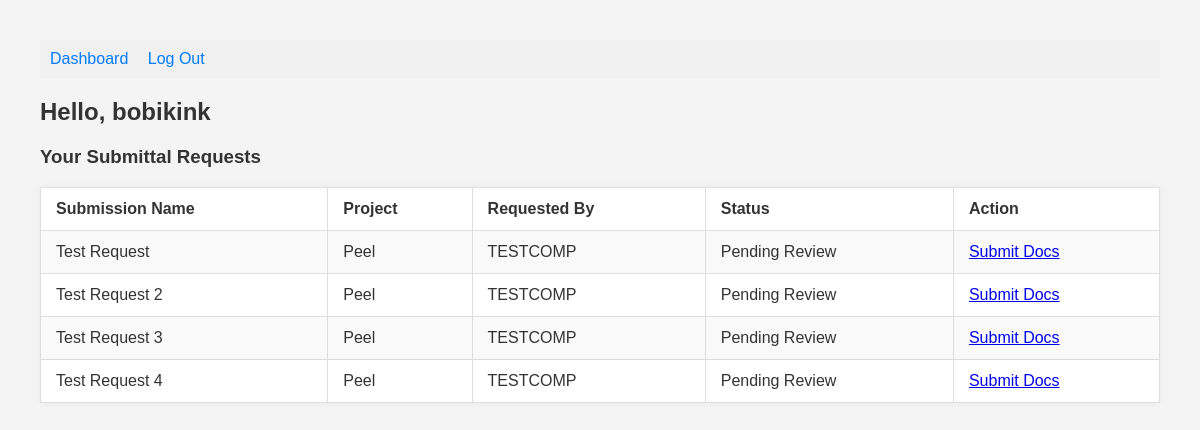
/submitter_dashboard (signed in), run on an earlier commit of the app's database.
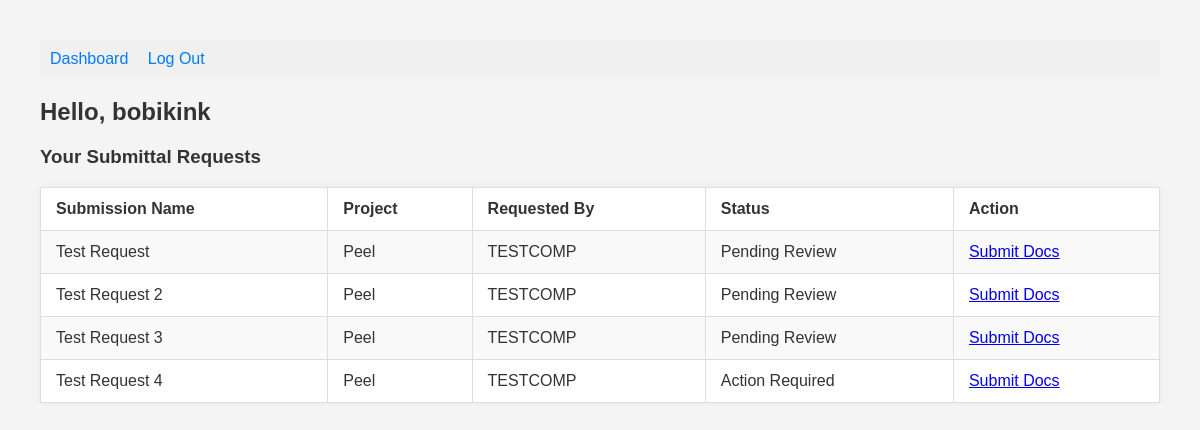
And on a later commit of the database.
### tables this page shows
CREATE TABLE submitting_users (
    id INTEGER PRIMARY KEY AUTOINCREMENT,
    login TEXT UNIQUE NOT NULL,
    password TEXT NOT NULL,
    email TEXT NOT NULL,
    token TEXT UNIQUE NOT NULL,
    invited_by INTEGER NOT NULL, name TEXT,
    FOREIGN KEY (invited_by) REFERENCES admin_users(id)
);

CREATE TABLE "requests" (
    id INTEGER PRIMARY KEY AUTOINCREMENT,
    project_id INTEGER NOT NULL,
    submitter_id INTEGER NOT NULL,
    requirement_set_id INTEGER NOT NULL,
    admin_id INTEGER NOT NULL,
    token TEXT UNIQUE,
    status TEXT DEFAULT 'pending review',
    date_requested TEXT DEFAULT CURRENT_TIMESTAMP
, name TEXT, description TEXT);

CREATE TABLE project (
    id INTEGER PRIMARY KEY AUTOINCREMENT,
    project_number INTEGER NOT NULL,
    project_name TEXT NOT NULL,
    project_admin_id INTEGER NOT NULL,
    FOREIGN KEY (project_admin_id) REFERENCES admin_users(id)
);

CREATE TABLE admin_users (
    id INTEGER PRIMARY KEY AUTOINCREMENT,
    login TEXT UNIQUE NOT NULL,
    password TEXT NOT NULL,
    email TEXT NOT NULL
, name TEXT);

### app.py (the view)
@app.route("/submitter_dashboard", methods=['GET', 'POST'])
def submitter_dashboard():
    if not session.get("submitter"):
        return redirect("/login")
    db = get_db()
    submitter_id = session.get("id")
    if not submitter_id and not session.get("submitter"):
        return redirect("/submitter_login")
    submitter = db.execute("SELECT * FROM submitting_users WHERE id = ?", (submitter_id,)).fetchone()
    sub_requests = db.execute("""
    SELECT
        requests.project_id,
        requests.admin_id,
        requests.token,
        requests.status,
        requests.name as request_name,
        admin_users.name AS gc_name,
        project.project_name
    FROM requests
    JOIN admin_users ON requests.admin_id = admin_users.id
    JOIN project ON requests.project_id = project.id
    WHERE requests.submitter_id = ?
""", (submitter_id,)).fetchall()
    return render_template("submitter_dashboard.html", submitter=submitter, sub_requests=sub_requests)

### app.py (called while the page is built)
def get_db():
    conn = sqlite3.connect("database.db")
    conn.row_factory = sqlite3.Row
    return conn

### templates/submitter_dashboard.html (shortened to what this page needs)
<!DOCTYPE html>
<html lang="en">
<head>
    <link rel="stylesheet" href="{{ url_for('static', filename='style.css') }}">
</head>
<body>
    <nav style="background-color: #f0f0f0; padding: 10px;">
        <a href="/submitter_dashboard" style="margin-right: 15px;">Dashboard</a>
        <a href="/logout">Log Out</a>
    </nav>
    <h2>Hello, {{ submitter['login'] }}</h2>
    <h3>Your Submittal Requests</h3>
    <table border="1" cellpadding="8" cellspacing="0">
        <tr>
            <th>Submission Name</th>
            <th>Project</th>
            <th>Requested By</th>
            <th>Status</th>
            <th>Action</th>
        </tr>
        {% for req in sub_requests %}
        <tr>
            <td>{{ req.request_name }}</td>
            <td>{{ req.project_name }}</td>
            <td>{{ req.gc_name }}</td>
            <td>{{ req.status.replace("_", " ").title() }}</td>
            <td><a href="/submission/{{ req.token }}">Submit Docs</a></td>
        </tr>
        {% else %}
        <tr>
            <td colspan="4">You have no active submittal requests.</td>
        </tr>
        {% endfor %}
    </table>
</body>
</html>

### static/style.css (style rules this page uses)
body { font-family: Arial, sans-serif; margin: 40px; background-color: #f4f4f4; color: #333; }
nav { background-color: #f0f0f0; padding: 10px; margin-bottom: 20px; }
nav a { margin-right: 15px; text-decoration: none; color: #007bff; }
h1, h2, h3 { color: #333; }
table { width: 100%; border-collapse: collapse; background-color: #fff; box-shadow: 0 0 8px rgba(0, 0, 0, 0.05); }
th, td { padding: 12px 15px; border: 1px solid #ddd; text-align: left; }
tr:nth-child(even) { background-color: #f9f9f9; }

What changed in the data, as far as the page shows it:
changed requests "Test Request 4": status.replace "Pending Review" → "Action Required"
